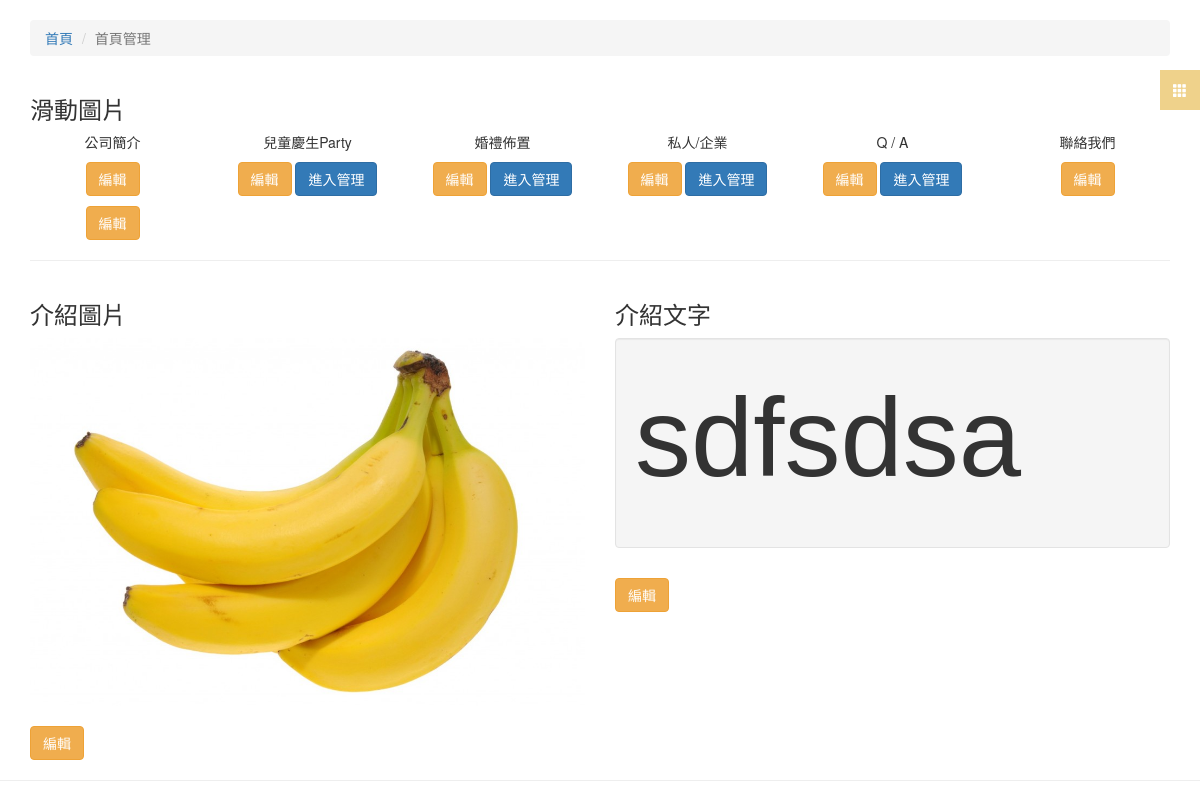
Page /index.php/welcome/admin on the earlier database version.
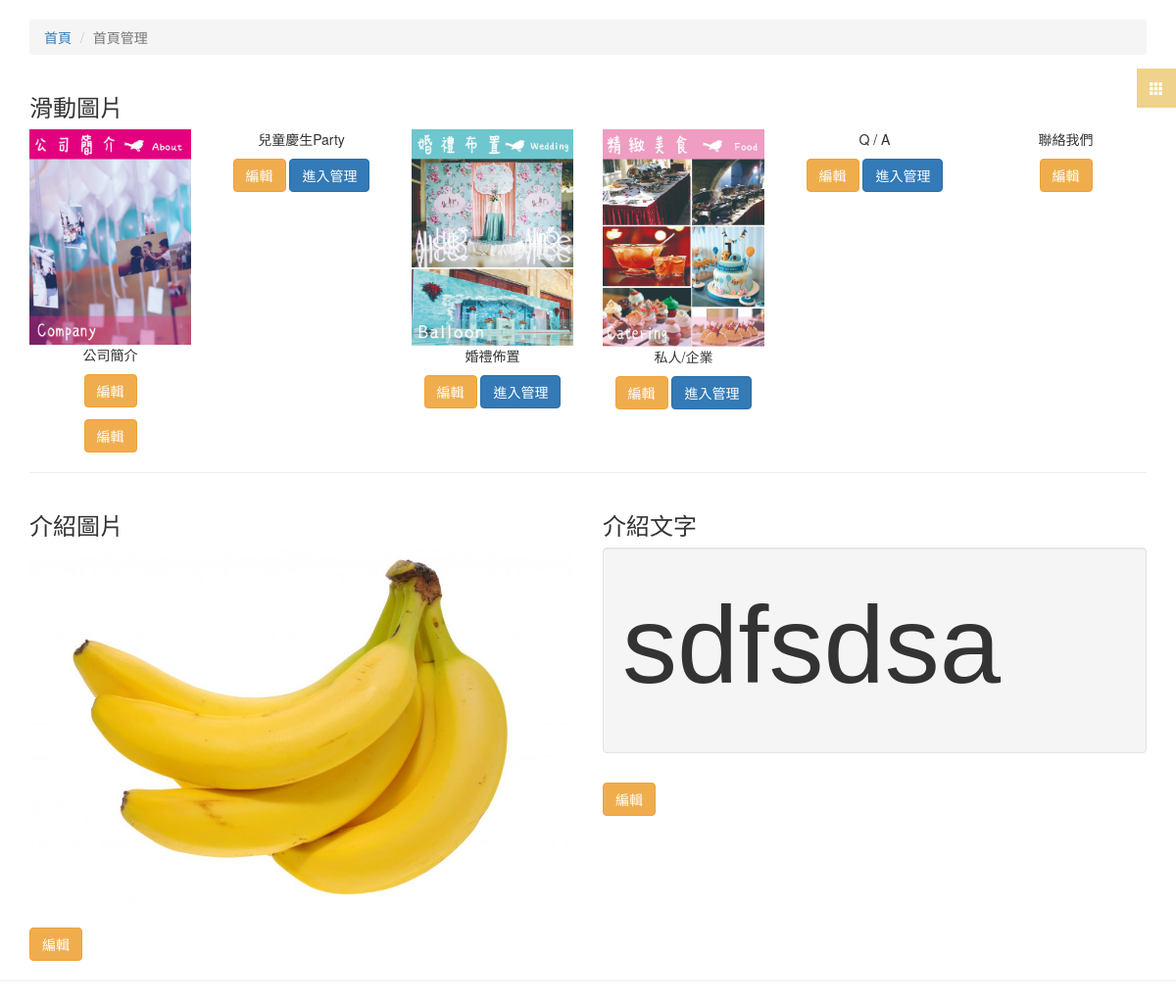
Same page on the later database version.
### tables this page shows
CREATE TABLE IF NOT EXISTS `welcome_slide` (
`id` int(11) NOT NULL,
  `title` varchar(255) NOT NULL,
  `path` varchar(255) NOT NULL,
  `url` text NOT NULL
);

CREATE TABLE IF NOT EXISTS `welcome_picture` (
`id` int(11) NOT NULL,
  `path` varchar(255) NOT NULL
);

CREATE TABLE IF NOT EXISTS `welcome_text` (
`id` int(11) NOT NULL,
  `content` text NOT NULL
);

### application/core/MY_Loader.php (called while the page is built, shortened)
<?php
class MY_Loader extends CI_Loader {
	public function view($view, $vars = array(), $return = FALSE)
	{
		$vars = array_merge(['_logo' => $this->_logo()], ['_background' => $this->_background()], ['_footer' => $this->_footer()], $vars);
		return $this->_ci_load(array(
			'_ci_view' => $view,
			'_ci_vars' => $this->_ci_object_to_array($vars),
			'_ci_return' => $return
		));
	}
	private function _logo()
	{
		$CI =& get_instance();
		return $CI->logo_model->select_data(1)->path;
	}
	private function _background()
	{
		$CI =& get_instance();
		return $CI->background_model->select_data(1)->path;
	}
	private function _footer()
	{
		$CI =& get_instance();
		return $CI->footer_model->select_data(1)->content;
	}
}

### application/controllers/Welcome.php (called while the page is built, shortened)
<?php
class Welcome extends MY_Controller {
	public function __construct()
	{
		$this->load->model(['welcomepicture_model', 'welcometext_model', 'welcomeslide_model']);
	}
	public function admin()
	{
		$slides = $this->welcomeslide_model->select_all_data('asc');
		$picture = $this->welcomepicture_model->select_data(1);
		$text = $this->welcometext_model->select_data(1);
		$navlists =	[
			'' => '首頁',
			'welcome/admin' => '首頁管理'
		];
		$this->load->view('welcome/admin', [
			'slides' => $slides,
			'picture' => $picture,
			'text' => $text,
			'navlists' => $navlists
		]);
		return true;
	}
}

### index.php (called while the page is built, shortened)
<?php
require_once BASEPATH.'core/CodeIgniter.php';

### application/core/MY_Model.php (called while the page is built, shortened)
<?php
class MY_Model extends BASE_Model {
	protected $table;
	protected $primaryKey;
	function select_all_data($order = 'desc')
	{
		$this->db->order_by($this->primaryKey, $order);
		$query = $this->db->get($this->table);
		return $query->result();
	}
	function select_data($id)
	{
		$query = $this->db->get_where($this->table, array($this->primaryKey => $id));
		return $query->row();
	}
}

### application/views/welcome/admin.php (the view, shortened to what this page needs)
<?php require_once VIEWPATH.'_layouts/_header.php' ?>
<section class="container">
	<h3>滑動圖片</h3>
	<div class="row text-center">
		<div class="col-xs-12 col-sm-2">
			<img src="<?=base_url($slides[0]->path)?>" alt="" class="img-responsive">
			<p><?=$slides[0]->title?></p>
			<a href="<?=base_url('welcome/edit_slide/'.$slides[0]->id)?>" class="btn btn-warning">編輯</a>
		</div>
		<div class="col-xs-12 col-sm-2">
			<p><?=$slides[1]->title?></p>
			<a href="<?=base_url('welcome/edit_slide/'.$slides[1]->id)?>" class="btn btn-warning">編輯</a>
			<a href="<?=base_url('page/index/'.$slides[1]->id)?>" class="btn btn-primary">進入管理</a>
		</div>
		<div class="col-xs-12 col-sm-2">
			<img src="<?=base_url($slides[2]->path)?>" alt="" class="img-responsive">
			<p><?=$slides[2]->title?></p>
			<a href="<?=base_url('welcome/edit_slide/'.$slides[2]->id)?>" class="btn btn-warning">編輯</a>
			<a href="<?=base_url('page/index/'.$slides[2]->id)?>" class="btn btn-primary">進入管理</a>
		</div>
		<div class="col-xs-12 col-sm-2">
			<img src="<?=base_url($slides[3]->path)?>" alt="" class="img-responsive">
			<p><?=$slides[3]->title?></p>
			<a href="<?=base_url('welcome/edit_slide/'.$slides[3]->id)?>" class="btn btn-warning">編輯</a>
			<a href="<?=base_url('page/index/'.$slides[3]->id)?>" class="btn btn-primary">進入管理</a>
		</div>
		<div class="col-xs-12 col-sm-2">
			<p><?=$slides[4]->title?></p>
			<a href="<?=base_url('welcome/edit_slide/'.$slides[4]->id)?>" class="btn btn-warning">編輯</a>
			<a href="<?=base_url('page/index/'.$slides[4]->id)?>" class="btn btn-primary">進入管理</a>
		</div>
		<div class="col-xs-12 col-sm-2">
			<p><?=$slides[5]->title?></p>
			<a href="<?=base_url('welcome/edit_slide/'.$slides[5]->id)?>" class="btn btn-warning">編輯</a>
		</div>
		<div class="clearfix"></div>
		<div class="col-xs-12 col-sm-2">
			<a href="<?=base_url('welcome/edit_slide/'.$slides[6]->id)?>" class="btn btn-warning">編輯</a>
		</div>
	</div>
	<hr>
	<div class="row">
		<div class="col-xs-12 col-sm-6">
			<h3>介紹圖片</h3>
			<img src="<?=base_url($picture->path)?>" alt="" class="img-responsive">
			<a href="<?=base_url('welcome/edit_picture')?>" class="btn btn-warning">編輯</a>
		</div>
		<div class="col-xs-12 col-sm-6">
			<h3>介紹文字</h3>
			<div class="well"><?=$text->content?></div>
			<a href="<?=base_url('welcome/edit_text')?>" class="btn btn-warning" style="margin: 10px 0">編輯</a>
		</div>
	</div>
</section>
<?php require_once VIEWPATH.'_layouts/_footer.php' ?>

### application/views/_layouts/_header.php (shortened to what this page needs)
<!DOCTYPE html>
<html lang="zh-Hant-TW">
<head>
  <link rel="stylesheet" type="text/css" href="<?=base_url('assets/css/bootstrap.min.css')?>">
  <link rel="stylesheet" type="text/css" href="<?=base_url('assets/css/animate.css')?>">
  <link rel="stylesheet" type="text/css" href="<?=base_url('assets/css/menu.css')?>">
</head>
<body>
<div class="clearfix"></div><br>
<nav class="menu" id="theMenu">
  <div id="menuToggle"><span class="glyphicon glyphicon-th"></span></div>
</nav>
<?php if (isset($navlists)): ?>
  <nav class="container">
    <ol class="breadcrumb">
    <?php foreach ($navlists as $key => $value): ?>
      <?php if (end($navlists) == $value):  ?>
        <li class="active"><?=$value;?></li>
      <?php else: ?>
        <li><a href="<?=base_url($key)?>"><?=$value?></a></li>
      <?php endif ?>
    <?php endforeach ?>
    </ol>
  </nav>
<?php endif ?>

### application/views/_layouts/_footer.php (shortened to what this page needs)
<hr>
</body>
</html>

### assets/css/menu.css (style rules this page uses)
.menu { position: fixed; right: -250px; width: 260px; height: 100%; top: 0; z-index: 9999; text-align: left; }
.menu, .body-push { -webkit-transition: all .3s ease; -moz-transition: all .3s ease; -ms-transition: all .3s ease; -o-transition: all .3s ease; transition: all .3s ease; }
#menuToggle { position: absolute; top: 70px; left: -30px; z-index: 11; display: block; text-align: center; font-size: 14px; color: #ffffff; width: 40px; height: 40px; line-height: 40px; cursor: pointer; background: rgba(239,210,139,1); -webkit-transition: all .1s ease-in-out; -moz-transition: all .1s ease-in-out; -ms-transition: all .1s ease-in-out; -o-transition: all .1s ease-in-out; transition: all .1s ease-in-out; }

Differences in the rows shown:
changed welcome_slide "公司簡介": path: picture added
changed welcome_slide "婚禮佈置": path: picture added
changed welcome_slide "私人/企業": path: picture added
